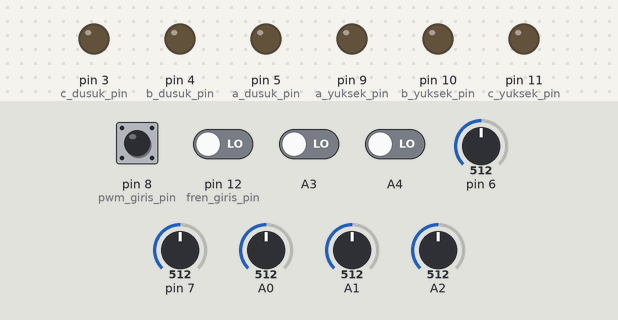
Recording of a sketch running on a simulated Arduino Uno, built with avr-gcc and run on an emulated ATmega328P. Shown: output pins drawn as LEDs (lit = HIGH). Dashed ring = blinking. The test bench sets the inputs (shaded band); at power-on: A3, A4, pin 8 (pwm_giris_pin), pin 12 (fren_giris_pin) LOW, pin 6 = 512, pin 7 = 512, A0 = 512, A1 = 512, A2 = 512.

Above: at 1.2 s.
1.3 s: pin 8 (pwm_giris_pin) pulsed HIGH 2 times (0.12 s each, 0.3 s apart)
At 2.0 s:
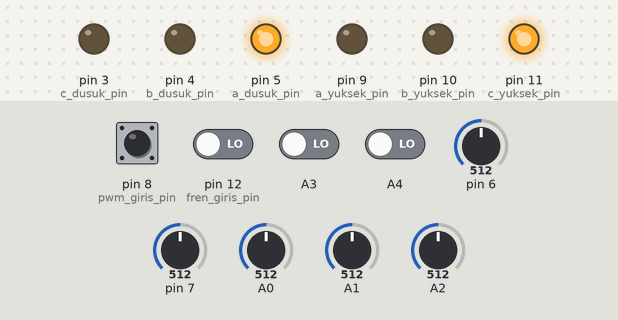
4.3 s: A3 driven HIGH
At 4.9 s:
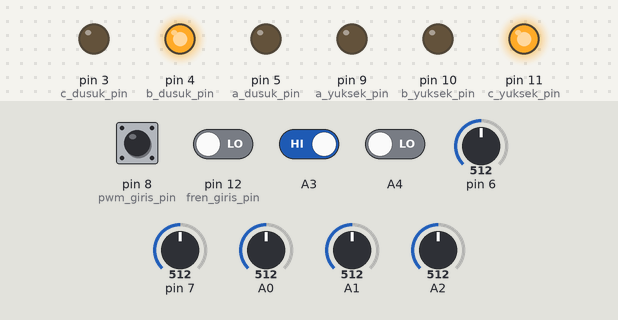
5.8 s: A3 driven LOW
At 6.5 s:
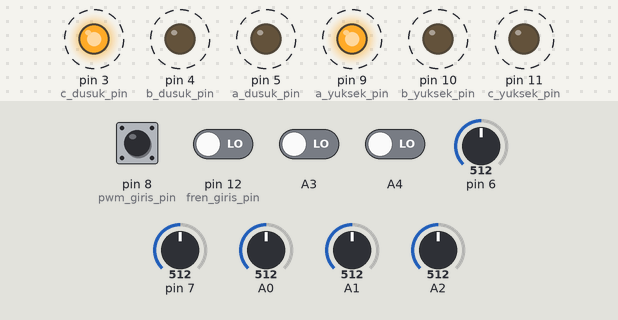
8.8 s: A4 driven HIGH
11.8 s: A4 driven LOW
14.8 s: A3 driven HIGH
At 15.3 s:
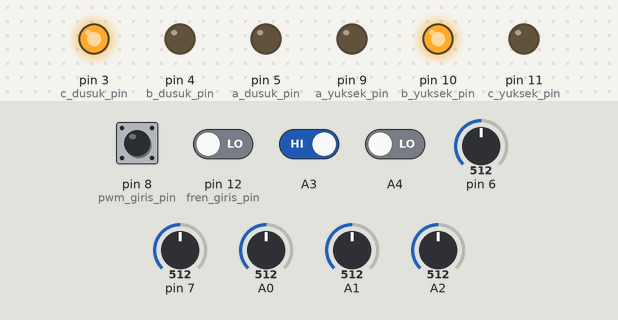
Timing chart, 0 to 17.3 s (numbered marks = the images above; inputs shaded):
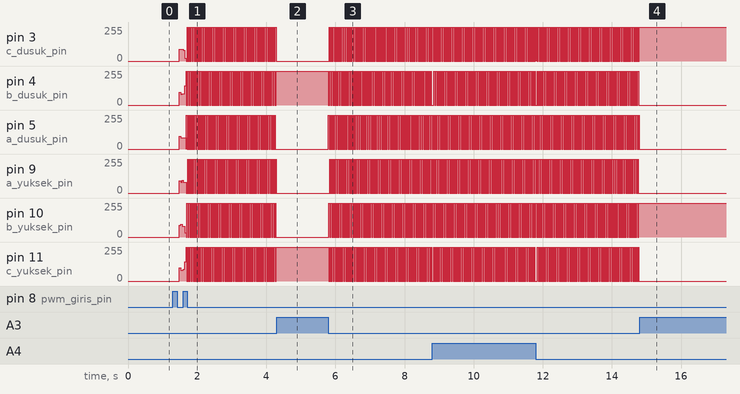

The sketch:

Motor_surucu.ino
```cpp
#include "degiskenler.h"

#include "motor_fonksiyonlar.h"

#include "analoglar.h"

#include "Motor_algoritma.h"

void setup(){
  motor_pinler();

}

void loop(){
  motor_sur();
}
```

Motor_algoritma.h
```cpp
int fren_kontrol(){
  return 1;
}


void motor_sur(){
  verileri_duzenle();

  if(fren_kontrol() > 0){
    if(gaz_seviyesi > (gaz_min_seviyesi + 115)){
      //digitalWrite(sarj_pin,LOW);
      motor_calis = true;

    }
    if(motor_calis){
      PWM_ayarla(PWM_baslangic_deger);     // Setup starting PWM with duty cycle = PWM_START_DUTY

      motor_ilk_baslama();

      motor_speed = PWM_baslangic_deger;
      ACSR |= 0x08;                    // Enable analog comparator interrupt
      while(motor_calis){
        verileri_duzenle();
        if(ilk_defa_tork_modu and tork_modu){
          ACSR |= 0x08;
          ilk_defa_tork_modu = false;
        }

        gaz_seviyesi = constrain(gaz_seviyesi,gaz_min_seviyesi,gaz_maks_seviyesi);
        gaz_seviye_tersi = map(gaz_seviyesi,gaz_min_seviyesi,gaz_maks_seviyesi,gaz_maks_seviyesi,gaz_min_seviyesi);
        motor_speed = map(gaz_seviyesi,gaz_min_seviyesi,gaz_maks_seviyesi,PWM_min_deger,PWM_maks_deger);
        PWM_ayarla(motor_speed);
        if(!tork_modu){
          ilk_defa_tork_modu = true;
          if(micros() - eski_zaman >= (gaz_seviye_tersi*10)){
            adimlar();
            siradaki_adim += yon;
            if(siradaki_adim < 0) siradaki_adim = 5;
            siradaki_adim %= 6;
            eski_zaman = micros();
          }
        }
        if(gaz_seviyesi < (gaz_min_seviyesi + 30)){
          if(motor_kapatma_sayaci > 10000){
            motor_calis = false;
            motor_bosta();
          }
          motor_kapatma_sayaci = motor_kapatma_sayaci + 1;
        }
      }
    }


  }
}
```

analoglar.h
```cpp
void verileri_duzenle(){
  yon = digitalRead(A4);
  yon ? yon = 1: yon = -1;
  tork_modu = digitalRead(A3);
  delayMicroseconds(10);
  if (tork_modu) digitalWrite(13,1);
  else digitalWrite(13,0);
}
```

degiskenler.h
```cpp
/* PWM in pin - D8
 * High A - D9
 * LOW A - D5
 * HIGH B - D10
 * LOW B - D4
 * HIGH C - D11
 * LOW C - D3
 * Comparator - D6
 * Fren kontrol - D7
 * FAZ A Karşılaştırıcı - A2
 * FAZ B Karşılaştırıcı - A1
 * FAZ C Karşılaştırıcı - A0
*/

#define pwm_giris_pin 8
#define fren_giris_pin 12

#define a_yuksek_pin 9
#define a_dusuk_pin 5

#define b_yuksek_pin 10
#define b_dusuk_pin 4

#define c_yuksek_pin 11
#define c_dusuk_pin 3

#define yuksekpinler int(pow(2,a_yuksek_pin-8) + pow(2,b_yuksek_pin-8) + pow(2,c_yuksek_pin-8))
#define dusukpinler int(pow(2,a_dusuk_pin) + pow(2,b_dusuk_pin) + pow(2,c_dusuk_pin))

float gaz_seviyesi= 0, gaz_seviye_tersi = 0, gaz_maks_seviyesi = 2000, gaz_min_seviyesi = 1000, fren_seviyesi = 0;
boolean tam_gaz = 0, tam_fren = 0;

int siradaki_adim = 0, yon = 1;

unsigned long guncel_zaman=0, sayici_1 = 0, sayici_2 = 0, eski_zaman = 0;

boolean tork_modu = true, ilk_defa_tork_modu = true, frende_sarj_modu = true, sensor_durum = false, ters_ema = true, motor_calis = false;
int tork_disi_guc = 255;

#define PWM_maks_deger     255
#define PWM_min_deger      35
#define PWM_baslangic_deger    35


//int PWM_IN_MAX = 2000;
//int PWM_IN_MIN = 1000;
byte motor_speed;
unsigned int i;
byte d8_son_durum, d12_son_durum;
int motor_kapatma_sayaci = 0;
```

motor_fonksiyonlar.h
```cpp
void motor_bosta(){
  siradaki_adim = 0;
  ACSR   = 0x10;            // Disable and clear (flag bit) analog comparator interrupt
  TCCR2A =  0;
  TCCR1A =  0;
  PORTD  = B00000000;            //pins 0 to 7 set to LOW //stop everything
  PORTB  = B00000000;           //B00110001    D9, D10 and D11 to LOW
}
void motor_pinler(){
  DDRD  |= dusukpinler; //Fazların düşük pinleri çıkış ayarlandı
  PORTD  = 0;
  DDRB  |= yuksekpinler; //Fazların yüksek pinleri çıkış ayarlandı
  PORTB  &= !(yuksekpinler + pow(2,(13 - 8)));          //B01110001    D9, D10 and D11 to LOW
  // Timer1 module setting: set clock source to clkI/O / 1 (no prescaling)
  TCCR1A = 0;
  TCCR1B = 0x01;
  // Timer2 module setting: set clock source to clkI/O / 1 (no prescaling)
  TCCR2A = 0;
  TCCR2B = 0x01;
  // Analog comparator setting
  ACSR   = 0x10;           // Disable and clear (flag bit) analog comparator interrupt
  //Set D8 (PWM in) to trigger interrupt
  PCICR |= (1 << PCIE0);    //enable PCMSK0 scan
  PCMSK0 |= (1 << PCINT0);  //Set pin D8 trigger an interrupt on state change.
  PCMSK0 |= (1 << PCINT1);  //Set pin D12 trigger an interrupt on state change.
}


void BEMF_A_RISING(){
  ADCSRA = (0 << ADEN);     // Disable the ADC module
  ADCSRB = (1 << ACME);     // Enable MUX select for negative input of comparator
  ADMUX = 2;                // Select A2 as comparator negative input
  ACSR |= 0x03;             // Set interrupt on rising edge*/
}
void BEMF_A_FALLING(){
  ADCSRA = (0 << ADEN);     // Disable the ADC module
  ADCSRB = (1 << ACME);     // Enable MUX select for negative input of comparator
  ADMUX = 2;                // Select A2 as comparator negative input
  ACSR &= ~0x01;            // Set interrupt on falling edge*/
}
void BEMF_B_RISING(){
  ADCSRA = (0 << ADEN);     // Disable the ADC module
  ADCSRB = (1 << ACME);     // Enable MUX select for negative input of comparator
  ADMUX = 1;                // Select A1 as comparator negative input
  ACSR |= 0x03;             // Set interrupt on rising edge
}
void BEMF_B_FALLING(){
  ADCSRA = (0 << ADEN);     // Disable the ADC module
  ADCSRB = (1 << ACME);     // Enable MUX select for negative input of comparator
  ADMUX = 1;                // Select A1 as comparator negative input
  ACSR &= ~0x01;            // Set interrupt on falling edge*/
}
void BEMF_C_RISING(){
  ADCSRA = (0 << ADEN);     // Disable the ADC module
  ADCSRB = (1 << ACME);     // Enable MUX select for negative input of comparator
  ADMUX = 0;                // Select A0 as comparator negative input
  ACSR |= 0x03;             // Set interrupt on rising edge
}
void BEMF_C_FALLING(){
  ADCSRA = (0 << ADEN);     // Disable the ADC module
  ADCSRB = (1 << ACME);     // Enable MUX select for negative input of comparator
  ADMUX = 0;                // Select A0 as comparator negative input
  ACSR &= ~0x01;            // Set interrupt on falling edge*/
}

//D9 PWM and D4 HIGH.
void AH_BL(){
  PORTD = B00010000;      //Set D4 to HIGH and the rest to LOW
  TCCR2A =  0;            //OC2A - D11 normal port.
  TCCR1A =  0x81;         //OC1A - D9 compare match noninverting mode, downcounting ,PWM 8-bit
}
//D9 PWM and D3 HIGH
void AH_CL(){
  PORTD = B00001000;      //Set D3 to HIGH and the rest to LOW
  TCCR2A =  0;            //OC2A - D11 normal port.
  TCCR1A =  0x81;         //OC1A - D9 compare match noninverting mode, downcounting ,PWM 8-bit
}
//D10 PWM and D3 HIGH
void BH_CL(){
  PORTD = B00001000;      //Set D3 to HIGH and the rest to LOW
  TCCR2A =  0;            //OC2A - D11 normal port.
  TCCR1A =  0x21;         //OC1B - D10 compare match noninverting mode, downcounting ,PWM 8-bit
}
//D10 PWM and D5 HIGH
void BH_AL(){
  PORTD = B00100000;      //Set D5 to HIGH and the rest to LOW
  TCCR2A =  0;            // OC2A - D11 normal port.
  TCCR1A =  0x21;         //OC1B - D10 compare match noninverting mode, downcounting ,PWM 8-bit
}
//D11 PWM and D5 HIGH
void CH_AL(){
  PORTD = B00100000;      //Set D5 to HIGH and the rest to LOW
  TCCR1A =  0;            // OC1A and OC1B normal port
  TCCR2A =  0x81;         // OC2A - D11 compare match noninverting mode, downcounting ,PWM 8-bit
}
//D11 PWM and D4 HIGH
void CH_BL(){
  PORTD = B00010000;      //Set D5 to HIGH and the rest to LOW
  TCCR1A =  0;            // OC1A and OC1B normal port
  TCCR2A =  0x81;         // OC2A - D11 compare match noninverting mode, downcounting ,PWM 8-bit
}

void adimlar(){
  switch(siradaki_adim){
    case 0:
      AH_BL();
      BEMF_C_RISING();
      break;
    case 1:
      AH_CL();
      BEMF_B_FALLING();
      break;
    case 2:
      BH_CL();
      BEMF_A_RISING();
      break;
    case 3:
      BH_AL();
      BEMF_C_FALLING();
      break;
    case 4:
      CH_AL();
      BEMF_B_RISING();
      break;
    case 5:
      CH_BL();
      BEMF_A_FALLING();
      break;
  }
  if (!tork_modu){
    ACSR   = 0x10;            // Disable and clear (flag bit) analog comparator interrupt
  }
}


void PWM_ayarla(byte genlik){
  if(genlik < PWM_min_deger)
    genlik  = PWM_min_deger;
  if(genlik > PWM_maks_deger)
    genlik  = PWM_maks_deger;
  if (tork_modu){
    OCR1A = genlik;                   // Set pin 9  PWM duty cycle
    OCR1B = genlik;                   // Set pin 10 PWM duty cycle
    OCR2A = genlik;                   // Set pin 11 PWM duty cycle
  }
  else{
    OCR1A = tork_disi_guc;
    OCR1B = tork_disi_guc;
    OCR2A = tork_disi_guc;
  }
}
void motor_ilk_baslama(){
  i = 2000;
  // Motor start
  while(i > 500) {
    delayMicroseconds(i);
    adimlar();
    siradaki_adim += yon;
    if(siradaki_adim < 0) siradaki_adim = 5;
    siradaki_adim %= 6;
    i -= 10;
  }
}

//This is the interruption routine
//----------------------------------------------

ISR(PCINT0_vect){
  //First we take the current count value in micro seconds using the micros() function
  guncel_zaman = micros();
  ///////////////////////////////////////Channel 1
  if(PINB & B00000001){                              //We make an AND with the pin state register, We verify if pin 8 is HIGH???
    if(d8_son_durum == 0){                         //If the last state was 0, then we have a state change...
      d8_son_durum = 1;                            //Store the current state into the last state for the next loop
      sayici_1 = guncel_zaman;                     //Set counter_1 to current value.
    }
  }
  else if(d8_son_durum == 1){                      //If pin 8 is LOW and the last state was HIGH then we have a state change
    d8_son_durum = 0;                              //Store the current state into the last state for the next loop
    gaz_seviyesi = guncel_zaman - sayici_1;           //We make the time difference. Channel 1 is current_time - timer_1.
  }
  if(PINB & B00010000){                              //We make an AND with the pin state register, We verify if pin 12 is HIGH???
    if(d12_son_durum == 0){                         //If the last state was 0, then we have a state change...
      d12_son_durum = 1;                            //Store the current state into the last state for the next loop
      sayici_2 = guncel_zaman;                     //Set counter_2 to current value.
    }
  }
  else if(d12_son_durum == 1){                      //If pin 8 is LOW and the last state was HIGH then we have a state change
    d12_son_durum = 0;                              //Store the current state into the last state for the next loop
    fren_seviyesi = guncel_zaman - sayici_2;           //We make the time difference. Channel 2 is current_time - timer_1.
  }

}

// The ISR vector of the Analog comparator
ISR (ANALOG_COMP_vect) {
  for(i = 0; i < 10; i++) {           //We check the comparator output 10 times to be sure
    if(siradaki_adim & 1)             //If step = odd (0001, 0011, 0101) 1, 3 or 5
    {
      if(!(ACSR & B00100000)) i -= 1; //!B00100000 -> B11011111 ACO = 0 (Analog Comparator Output = 0)
    }
    else                              //else if step is 0, 2 or 4
    {
      if((ACSR & B00100000))  i -= 1; //else if B00100000 -> B11011111 ACO = 1 (Analog Comparator Output = 1)
    }
  }
  adimlar();                    //set the next step of the sequence
  siradaki_adim += yon;                    //increment step by 1, next part of the sequence of 6
  if(siradaki_adim < 0) siradaki_adim = 5;
  siradaki_adim %= 6;                 //If step > 5 (equal to 6) then step = 0 and start over
}
```

Measured:
- after the input at 4.3 s, pin 3 (c_dusuk_pin), pin 5 (a_dusuk_pin), pin 9 (a_yuksek_pin), pin 10 (b_yuksek_pin): stops changing and stays 0/255; pin 4 (b_dusuk_pin), pin 11 (c_yuksek_pin): stops changing and stays 255/255
- after the input at 5.8 s, pin 3 (c_dusuk_pin), pin 4 (b_dusuk_pin), pin 5 (a_dusuk_pin), pin 9 (a_yuksek_pin), pin 10 (b_yuksek_pin), pin 11 (c_yuksek_pin): alternates 255/255 for 0.02 s and 0/255 for 0.04 s, starting at once
- after the input at 14.8 s, pin 3 (c_dusuk_pin), pin 10 (b_yuksek_pin): stops changing and stays 255/255; pin 4 (b_dusuk_pin), pin 5 (a_dusuk_pin), pin 9 (a_yuksek_pin), pin 11 (c_yuksek_pin): stops changing and stays 0/255
